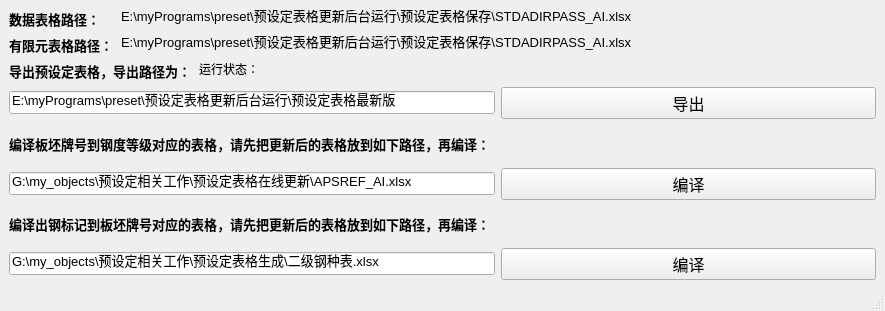
<?xml version="1.0" encoding="UTF-8"?>
<ui version="4.0">
 <class>MainWindow</class>
 <widget class="QMainWindow" name="MainWindow">
  <property name="geometry">
   <rect>
    <x>0</x>
    <y>0</y>
    <width>885</width>
    <height>311</height>
   </rect>
  </property>
  <property name="windowTitle">
   <string>MainWindow</string>
  </property>
  <widget class="QWidget" name="centralwidget">
   <layout class="QGridLayout" name="gridLayout">
    <item row="0" column="0">
     <widget class="QLabel" name="label_4">
      <property name="sizePolicy">
       <sizepolicy hsizetype="Fixed" vsizetype="Preferred">
        <horstretch>0</horstretch>
        <verstretch>0</verstretch>
       </sizepolicy>
      </property>
      <property name="font">
       <font>
        <pointsize>10</pointsize>
        <weight>75</weight>
        <bold>true</bold>
       </font>
      </property>
      <property name="text">
       <string>数据表格路径：</string>
      </property>
     </widget>
    </item>
    <item row="1" column="0">
     <widget class="QLabel" name="label_5">
      <property name="sizePolicy">
       <sizepolicy hsizetype="Preferred" vsizetype="Preferred">
        <horstretch>0</horstretch>
        <verstretch>0</verstretch>
       </sizepolicy>
      </property>
      <property name="font">
       <font>
        <pointsize>10</pointsize>
        <weight>75</weight>
        <bold>true</bold>
       </font>
      </property>
      <property name="text">
       <string>有限元表格路径：</string>
      </property>
     </widget>
    </item>
    <item row="3" column="0" colspan="2">
     <widget class="QLineEdit" name="lineEdit">
      <property name="font">
       <font>
        <pointsize>10</pointsize>
       </font>
      </property>
      <property name="text">
       <string>E:\myPrograms\preset\预设定表格更新后台运行\预设定表格最新版</string>
      </property>
     </widget>
    </item>
    <item row="3" column="2">
     <widget class="QPushButton" name="pushButton_2">
      <property name="font">
       <font>
        <pointsize>12</pointsize>
       </font>
      </property>
      <property name="text">
       <string>导出</string>
      </property>
     </widget>
    </item>
    <item row="4" column="0" colspan="2">
     <widget class="QLabel" name="label_3">
      <property name="sizePolicy">
       <sizepolicy hsizetype="Preferred" vsizetype="Preferred">
        <horstretch>0</horstretch>
        <verstretch>0</verstretch>
       </sizepolicy>
      </property>
      <property name="font">
       <font>
        <pointsize>10</pointsize>
        <weight>75</weight>
        <bold>true</bold>
       </font>
      </property>
      <property name="text">
       <string>编译板坯牌号到钢度等级对应的表格，请先把更新后的表格放到如下路径，再编译：</string>
      </property>
     </widget>
    </item>
    <item row="5" column="0" colspan="2">
     <widget class="QLineEdit" name="lineEdit_3">
      <property name="font">
       <font>
        <pointsize>10</pointsize>
       </font>
      </property>
      <property name="text">
       <string>G:\my_objects\预设定相关工作\预设定表格在线更新\APSREF_AI.xlsx</string>
      </property>
     </widget>
    </item>
    <item row="5" column="2">
     <widget class="QPushButton" name="pushButton_4">
      <property name="font">
       <font>
        <pointsize>12</pointsize>
       </font>
      </property>
      <property name="text">
       <string>编译</string>
      </property>
     </widget>
    </item>
    <item row="6" column="0" colspan="2">
     <widget class="QLabel" name="label_6">
      <property name="sizePolicy">
       <sizepolicy hsizetype="Preferred" vsizetype="Preferred">
        <horstretch>0</horstretch>
        <verstretch>0</verstretch>
       </sizepolicy>
      </property>
      <property name="font">
       <font>
        <pointsize>10</pointsize>
        <weight>75</weight>
        <bold>true</bold>
       </font>
      </property>
      <property name="text">
       <string>编译出钢标记到板坯牌号对应的表格，请先把更新后的表格放到如下路径，再编译：</string>
      </property>
     </widget>
    </item>
    <item row="7" column="0" colspan="2">
     <widget class="QLineEdit" name="lineEdit_6">
      <property name="font">
       <font>
        <pointsize>10</pointsize>
       </font>
      </property>
      <property name="text">
       <string>G:\my_objects\预设定相关工作\预设定表格生成\二级钢种表.xlsx</string>
      </property>
     </widget>
    </item>
    <item row="7" column="2">
     <widget class="QPushButton" name="pushButton_5">
      <property name="font">
       <font>
        <pointsize>12</pointsize>
       </font>
      </property>
      <property name="text">
       <string>编译</string>
      </property>
     </widget>
    </item>
    <item row="2" column="0" colspan="3">
     <layout class="QHBoxLayout" name="horizontalLayout">
      <item>
       <widget class="QLabel" name="label">
        <property name="sizePolicy">
         <sizepolicy hsizetype="Fixed" vsizetype="Preferred">
          <horstretch>0</horstretch>
          <verstretch>0</verstretch>
         </sizepolicy>
        </property>
        <property name="font">
         <font>
          <pointsize>10</pointsize>
          <weight>75</weight>
          <bold>true</bold>
         </font>
        </property>
        <property name="text">
         <string>导出预设定表格，导出路径为：</string>
        </property>
       </widget>
      </item>
      <item>
       <widget class="QLineEdit" name="lineEdit_2">
        <property name="styleSheet">
         <string notr="true">background:transparent;border-width:0.1;border-style:outset</string>
        </property>
        <property name="text">
         <string>运行状态：</string>
        </property>
       </widget>
      </item>
     </layout>
    </item>
    <item row="0" column="1" colspan="2">
     <widget class="QLineEdit" name="lineEdit_4">
      <property name="font">
       <font>
        <pointsize>10</pointsize>
       </font>
      </property>
      <property name="styleSheet">
       <string notr="true">background:transparent;border-width:0;border-style:outset</string>
      </property>
      <property name="text">
       <string>E:\myPrograms\preset\预设定表格更新后台运行\预设定表格保存\STDADIRPASS_AI.xlsx</string>
      </property>
      <property name="dragEnabled">
       <bool>false</bool>
      </property>
      <property name="readOnly">
       <bool>true</bool>
      </property>
      <property name="clearButtonEnabled">
       <bool>false</bool>
      </property>
     </widget>
    </item>
    <item row="1" column="1" colspan="2">
     <widget class="QLineEdit" name="lineEdit_5">
      <property name="font">
       <font>
        <pointsize>10</pointsize>
       </font>
      </property>
      <property name="styleSheet">
       <string notr="true">background:transparent;border-width:0;border-style:outset</string>
      </property>
      <property name="text">
       <string>E:\myPrograms\preset\预设定表格更新后台运行\预设定表格保存\STDADIRPASS_AI.xlsx</string>
      </property>
     </widget>
    </item>
   </layout>
  </widget>
  <widget class="QMenuBar" name="menubar">
   <property name="geometry">
    <rect>
     <x>0</x>
     <y>0</y>
     <width>885</width>
     <height>26</height>
    </rect>
   </property>
  </widget>
  <widget class="QStatusBar" name="statusbar"/>
 </widget>
 <resources/>
 <connections/>
</ui>
